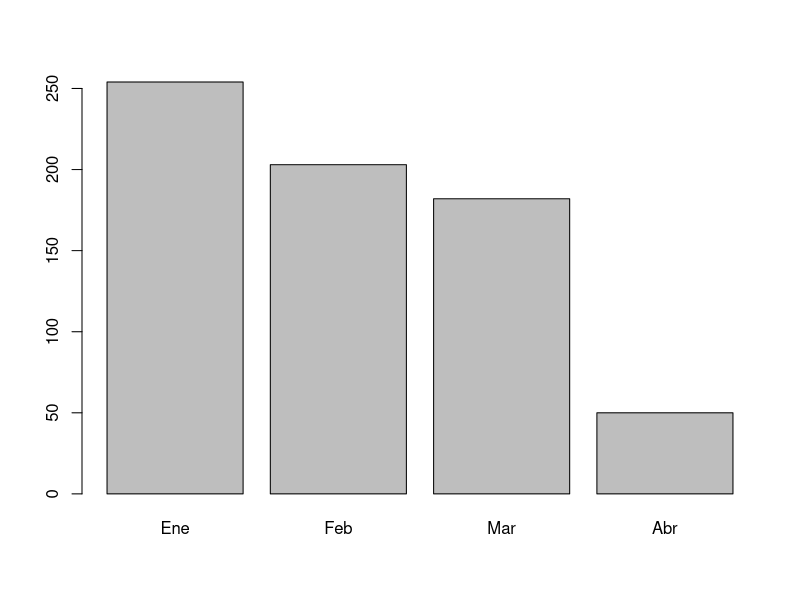

Reproduce this figure in R. (Note: this script raises an error after producing the figure.)
# Profesor Diego Muñoz - dimunoz1@uc.cl
# Ayudante Felipe Moya - felipe.moya@uc.cl

# Clase 2
# Repositorio GitHub: https://github.com/DiegoHoliwis/Primeros_pasos_R_2021
# Presentación: https://diegoholiwis.github.io/Primeros_pasos_R_2021/Clase_2.html

library(tidyverse)
library(dplyr)



X <- matrix(rnorm(100), nrow = 10)

X[3,]
X[,c(2,5)]
X[c(1,4,10), ]
X[1:5,  ]

Mi_matriz <- matrix(1:100, nrow = 10)
Mi_matriz

Tabla1 <- data.frame(Nombres = c("Diego","Paolo","Javiera","Camila","Felipe"),
                     Edad    = c(24,30,50,55,60),
                     Altura  = c(180,160,175,155.5,160))

Tabla1

poleras <- c(254,203,182,50)
meses   <- c("Ene", "Feb", "Mar", "Abr")

ventas <- data.frame(poleras,meses)
ventas

ventas$poleras
ventas$meses

barplot(ventas$poleras,  names.arg = ventas$meses)

ventas[c(1,4), c("meses","poleras")]
ventas$poleras[2:3]


Tabla2 <- tibble(Nombres = c("Diego","Paolo","Javiera","Camila","Felipe"),
                 Edad    = c(24,30,50,55,60),
                 Altura  = c(180,160,175,155.5,160))





tib_ejemplo <- tibble(
  nombre = c("Claudio", "Javiera", "Elias", NA, "Camila"),
  valor = c(10, NA, 7, NA, 15)
)
str(tib_ejemplo)


na.omit(tib_ejemplo)

c(1,4,6,7,NA,10)


sum(tib_ejemplo$valor)
sqrt(-10)

vec <- LETTERS[1:5]
mat <- matrix(1:9, ncol = 3)
lista <- list("Elemento_1" = vec,
              "Elemento_2" = mat,
              "Elemento_3" = tib_ejemplo)

lista$Elemento_3$nombre



Tabla2 <- Tabla2[Tabla2$Edad > 35, ]

Tabla2 %>% 
  filter(Edad > 35, Altura > 170) %>%  # Se crea un filtro
  mutate(Peso = c(60,80))              # Se crea una variable



library(readxl)

# opción 1
viviendas <- read_excel("viviendasRM.xlsx", 
                        sheet = "viviendasRM") 
viviendas <- as_tibble(viviendas)

# opción 2
viviendas <- read_excel("viviendasRM.xlsx", 
                        sheet = "viviendasRM") %>% 
  as_tibble()

# ACTIVIDAD 1 ----
viviendas <- read_excel("viviendasRM.xlsx", 
                        sheet = "viviendasRM") %>% 
  as_tibble()

## Toda la información del cuarto registro. ----

# opción 1
viviendas[4,]
# opción 2
viviendas %>% 
  slice(4)

## El número de baños de la vivienda del registro 8 ----

names(viviendas)

# opción 1 
viviendas[8,5]

# opción 2
viviendas %>% 
  select(N_Banos) %>% 
  slice(8)

## El numero de estacionamientos de la vivienda 14. ----

viviendas %>% 
  select(N_Estacionamientos) %>% 
  slice(14)

viviendas[14,6]
 
## Total de superficie M2 y valor en UF, para las viviendas desde la quinta a la décima posición. ----

viviendas %>% 
  select(Total_Superficie_M2,Valor_UF) %>% 
  slice(5:10)

## Listado de superficie M2, corredor y valor en UF de viviendas cuya superficie M2 es igual a 100 m2. ----

viviendas %>% 
  select(Superficie_Construida_M2,Corredor,Valor_UF) %>% 
  filter(Superficie_Construida_M2 == 100)
